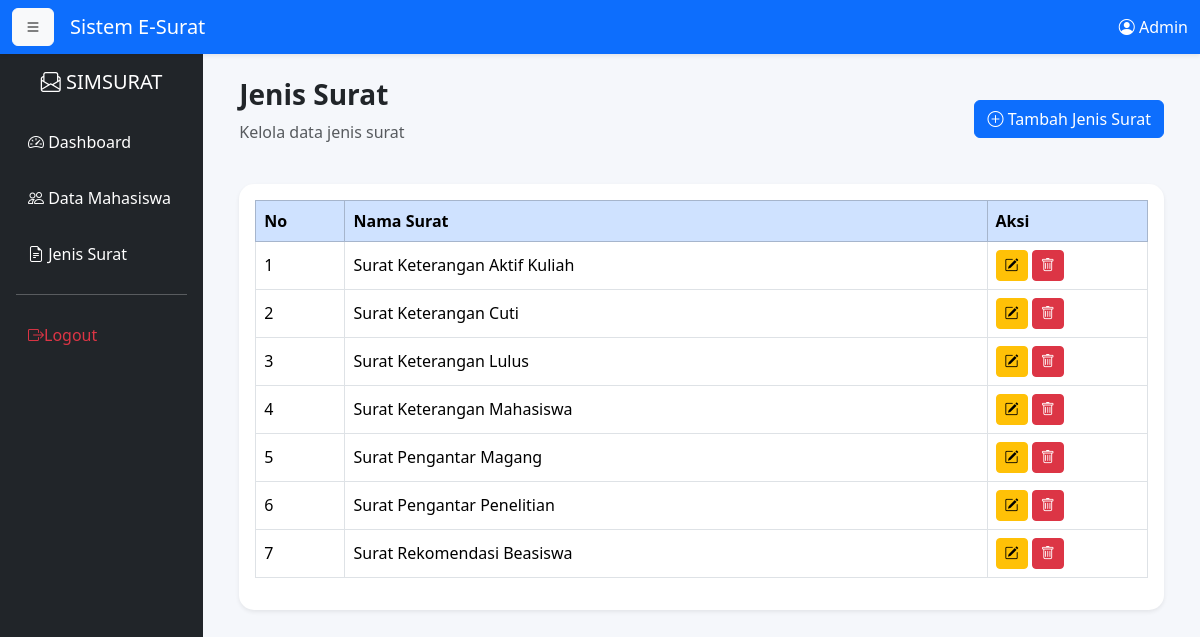
The page /jenis_surat.php (signed in) on the database its author committed.
### tables this page shows
CREATE TABLE `jenis_surat` (
  `id_jenis` int(11) NOT NULL,
  `nama_surat` varchar(100) NOT NULL
);

### jenis_surat.php (the view, shortened to what this page needs)
<?php
require_once __DIR__ . "/../config/koneksi.php";
require_once __DIR__ . "/../includes/header.php";
require_once __DIR__ . "/../includes/sidebar.php";
?>
<div class="container-fluid">
    <div class="d-flex justify-content-between align-items-center mb-4">
        <div>
            <h3 class="fw-bold">
                Jenis Surat
            </h3>
            <p class="text-muted">
                Kelola data jenis surat
            </p>
        </div>
        <button
            class="btn btn-primary"
            data-bs-toggle="modal"
            data-bs-target="#modalTambah">
            <i class="bi bi-plus-circle"></i>
            Tambah Jenis Surat
        </button>
    </div>
    <div class="card shadow-sm">
        <div class="card-body">
            <div class="table-responsive">
                <table class="table table-bordered table-hover align-middle">
                    <thead class="table-primary">
                        <tr>
                            <th width="10%">No</th>
                            <th>Nama Surat</th>
                            <th width="18%">Aksi</th>
                        </tr>
                    </thead>
                    <tbody>
                        <?php
                        $no = 1;
                        $query = mysqli_query($conn, "
SELECT *
FROM jenis_surat
ORDER BY nama_surat ASC
");
                        if (mysqli_num_rows($query) > 0) {
                            while ($row = mysqli_fetch_assoc($query)) {
                        ?>
                                <tr>
                                    <td><?= $no++; ?></td>
                                    <td><?= $row['nama_surat']; ?></td>
                                    <td>
                                        <button
                                            class="btn btn-warning btn-sm"
                                            data-bs-toggle="modal"
                                            data-bs-target="#edit<?= $row['id_jenis']; ?>">
                                            <i class="bi bi-pencil-square"></i>
                                        </button>
                                        <a
                                            href="?hapus=<?= $row['id_jenis']; ?>"
                                            class="btn btn-danger btn-sm"
                                            onclick="return confirm('Yakin ingin menghapus data ini?')">
                                            <i class="bi bi-trash"></i>
                                        </a>
                                    </td>
                                </tr>
                        <?php
                            }
                        }
                        ?>
                    </tbody>
                </table>
            </div>
        </div>
    </div>
    <?php
    require_once __DIR__ . "/../includes/footer.php";
    ?>

### style.css (style rules this page uses)
body { background:#f5f7fb; }
.card { border:none; border-radius:15px; box-shadow:0 5px 15px rgba(0,0,0,.08); }
.table { background:white; }

### rows shown on the page
jenis_surat: nama_surat "Surat Keterangan Aktif Kuliah"
jenis_surat: nama_surat "Surat Keterangan Cuti"
jenis_surat: nama_surat "Surat Keterangan Lulus"
jenis_surat: nama_surat "Surat Keterangan Mahasiswa"
jenis_surat: nama_surat "Surat Pengantar Magang"
jenis_surat: nama_surat "Surat Pengantar Penelitian"
jenis_surat: nama_surat "Surat Rekomendasi Beasiswa"

### other values the page prints
$_SESSION['role'] "Admin"
